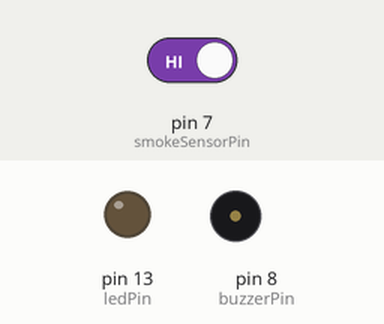
Simulated run of this sketch. Board: Arduino Uno, built with avr-gcc and run on an emulated ATmega328P. On the bench: output pins drawn as LEDs (lit = HIGH), buzzer (waves = sounding, pin HIGH). Inputs (shaded band) come from the test bench; at power-on: pin 7 (smokeSensorPin) HIGH.

Above: at 1.2 s.
1.3 s: pin 7 (smokeSensorPin) driven LOW
At 3.1 s:
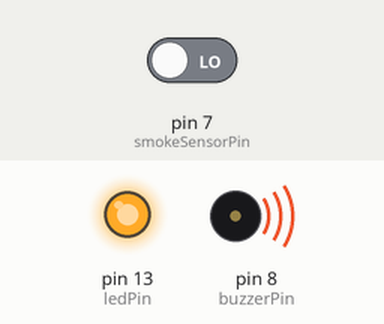
4.3 s: pin 7 (smokeSensorPin) driven HIGH
At 4.9 s:
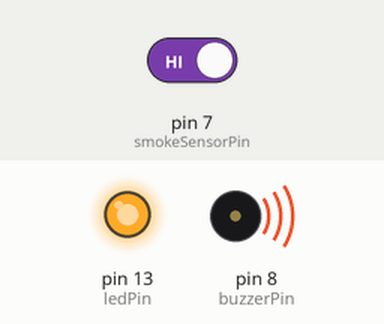
Timing chart, 0 to 7.3 s (numbered marks = the images above; inputs shaded):
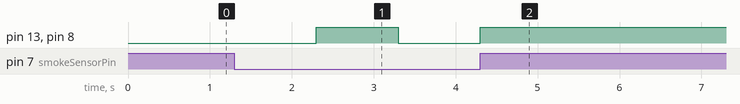

The sketch:

smoke_and_gas_detector.ino
```cpp
// Pin definitions
const int smokeSensorPin = 7;  // Digital pin for the MQ2 sensor
const int buzzerPin = 8;        // Digital pin for the buzzer
const int ledPin = 13;          // Digital pin for the LED

void setup() {
  // Initialize the digital pins
  pinMode(smokeSensorPin, INPUT);
  pinMode(buzzerPin, OUTPUT);
  pinMode(ledPin, OUTPUT);
}

void loop() {
  // Read the digital value from the MQ2 sensor
  int smokeDetected = digitalRead(smokeSensorPin);

  // Check if smoke is detected
  if (smokeDetected == LOW) {
    // If smoke is detected, sound the buzzer and turn on the LED
    digitalWrite(buzzerPin, LOW);
    digitalWrite(ledPin, LOW);
    delay(1000);  // Sound and LED on for 1 second
    digitalWrite(buzzerPin, HIGH);
    digitalWrite(ledPin, HIGH);
    delay(1000);  // Pause for 1 second
  }
}
```

Measured:
- after the input at 1.3 s, pin 13 (ledPin), pin 8 (buzzerPin): LOW → HIGH after 1.0 s, → LOW 1.0 s later
- after the input at 4.3 s, pin 13 (ledPin), pin 8 (buzzerPin): goes on until 4.3 s, then stays HIGH
